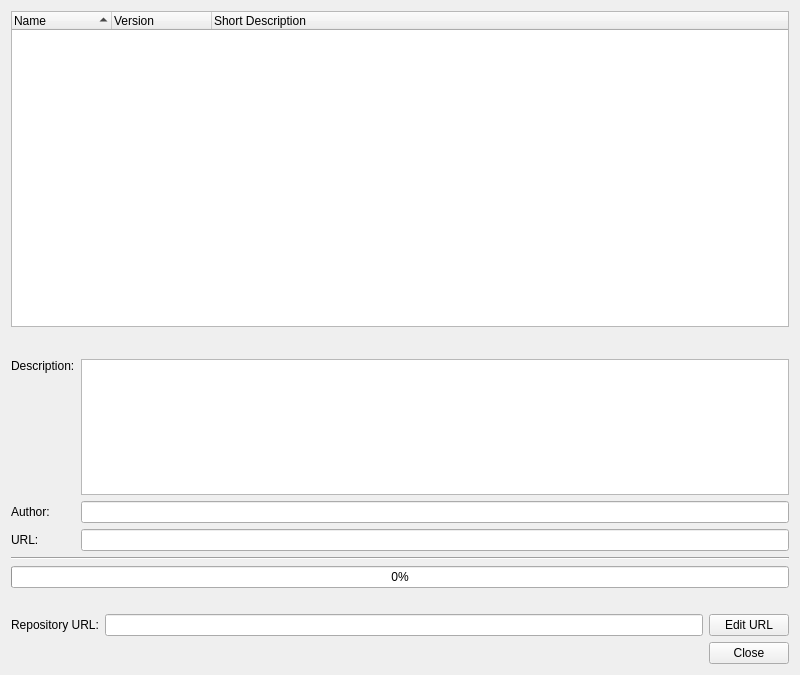
<?xml version="1.0" encoding="UTF-8"?>
<ui version="4.0">
 <class>PluginRepositoryDialog</class>
 <widget class="QWidget" name="PluginRepositoryDialog">
  <property name="geometry">
   <rect>
    <x>0</x>
    <y>0</y>
    <width>800</width>
    <height>675</height>
   </rect>
  </property>
  <property name="windowTitle">
   <string>Plugin Repository</string>
  </property>
  <property name="sizeGripEnabled" stdset="0">
   <bool>true</bool>
  </property>
  <layout class="QVBoxLayout" name="verticalLayout">
   <item>
    <layout class="QGridLayout" name="gridLayout">
     <item row="0" column="0" colspan="2">
      <widget class="QTreeWidget" name="repositoryList">
       <property name="sizePolicy">
        <sizepolicy hsizetype="Expanding" vsizetype="Expanding">
         <horstretch>0</horstretch>
         <verstretch>7</verstretch>
        </sizepolicy>
       </property>
       <property name="contextMenuPolicy">
        <enum>Qt::CustomContextMenu</enum>
       </property>
       <property name="alternatingRowColors">
        <bool>true</bool>
       </property>
       <property name="selectionMode">
        <enum>QAbstractItemView::ExtendedSelection</enum>
       </property>
       <property name="rootIsDecorated">
        <bool>false</bool>
       </property>
       <property name="itemsExpandable">
        <bool>false</bool>
       </property>
       <property name="sortingEnabled">
        <bool>true</bool>
       </property>
       <property name="allColumnsShowFocus">
        <bool>true</bool>
       </property>
       <column>
        <property name="text">
         <string>Name</string>
        </property>
       </column>
       <column>
        <property name="text">
         <string>Version</string>
        </property>
       </column>
       <column>
        <property name="text">
         <string>Short Description</string>
        </property>
       </column>
       <column>
        <property name="text">
         <string/>
        </property>
       </column>
      </widget>
     </item>
     <item row="1" column="0" colspan="2">
      <layout class="QHBoxLayout" name="horizontalLayout_2">
       <item>
        <widget class="QLabel" name="newLabel">
         <property name="toolTip">
          <string>Shows the number of new plug-ins available</string>
         </property>
         <property name="text">
          <string/>
         </property>
        </widget>
       </item>
       <item>
        <spacer name="horizontalSpacer_2">
         <property name="orientation">
          <enum>Qt::Horizontal</enum>
         </property>
         <property name="sizeHint" stdset="0">
          <size>
           <width>40</width>
           <height>20</height>
          </size>
         </property>
        </spacer>
       </item>
       <item>
        <widget class="QLabel" name="updateLocalLabel">
         <property name="toolTip">
          <string>Shows the number of locally updatable plug-ins available</string>
         </property>
         <property name="text">
          <string/>
         </property>
        </widget>
       </item>
       <item>
        <spacer name="horizontalSpacer">
         <property name="orientation">
          <enum>Qt::Horizontal</enum>
         </property>
         <property name="sizeHint" stdset="0">
          <size>
           <width>40</width>
           <height>20</height>
          </size>
         </property>
        </spacer>
       </item>
       <item>
        <widget class="QLabel" name="updateRemoteLabel">
         <property name="toolTip">
          <string>Shows the number of remotely updatable plug-ins available</string>
         </property>
         <property name="text">
          <string/>
         </property>
        </widget>
       </item>
      </layout>
     </item>
     <item row="2" column="0">
      <widget class="QLabel" name="label_2">
       <property name="text">
        <string>Description:</string>
       </property>
       <property name="alignment">
        <set>Qt::AlignLeading|Qt::AlignLeft|Qt::AlignTop</set>
       </property>
      </widget>
     </item>
     <item row="2" column="1">
      <widget class="QTextEdit" name="descriptionEdit">
       <property name="sizePolicy">
        <sizepolicy hsizetype="Expanding" vsizetype="Expanding">
         <horstretch>0</horstretch>
         <verstretch>3</verstretch>
        </sizepolicy>
       </property>
       <property name="focusPolicy">
        <enum>Qt::NoFocus</enum>
       </property>
       <property name="toolTip">
        <string>Displays the description of the selected plugin</string>
       </property>
       <property name="readOnly">
        <bool>true</bool>
       </property>
      </widget>
     </item>
     <item row="3" column="0">
      <widget class="QLabel" name="label_3">
       <property name="text">
        <string>Author:</string>
       </property>
      </widget>
     </item>
     <item row="3" column="1">
      <widget class="QLineEdit" name="authorEdit">
       <property name="focusPolicy">
        <enum>Qt::NoFocus</enum>
       </property>
       <property name="toolTip">
        <string>Displays the author of the selected plugin</string>
       </property>
       <property name="readOnly">
        <bool>true</bool>
       </property>
      </widget>
     </item>
     <item row="4" column="0">
      <widget class="QLabel" name="label">
       <property name="text">
        <string>URL:</string>
       </property>
      </widget>
     </item>
     <item row="4" column="1">
      <widget class="QLineEdit" name="urlEdit">
       <property name="focusPolicy">
        <enum>Qt::NoFocus</enum>
       </property>
       <property name="toolTip">
        <string>Displays the download URL of the selected plugin</string>
       </property>
       <property name="readOnly">
        <bool>true</bool>
       </property>
      </widget>
     </item>
    </layout>
   </item>
   <item>
    <widget class="Line" name="line">
     <property name="orientation">
      <enum>Qt::Horizontal</enum>
     </property>
    </widget>
   </item>
   <item>
    <widget class="QProgressBar" name="downloadProgress">
     <property name="toolTip">
      <string>Shows the progress of the current download</string>
     </property>
     <property name="value">
      <number>0</number>
     </property>
    </widget>
   </item>
   <item>
    <widget class="QLabel" name="statusLabel">
     <property name="text">
      <string/>
     </property>
    </widget>
   </item>
   <item>
    <layout class="QHBoxLayout" name="horizontalLayout">
     <item>
      <widget class="QLabel" name="label_4">
       <property name="text">
        <string>Repository URL:</string>
       </property>
      </widget>
     </item>
     <item>
      <widget class="QLineEdit" name="repositoryUrlEdit">
       <property name="toolTip">
        <string>Shows the repository URL</string>
       </property>
       <property name="readOnly">
        <bool>true</bool>
       </property>
      </widget>
     </item>
     <item>
      <widget class="QPushButton" name="repositoryUrlEditButton">
       <property name="toolTip">
        <string>Press to edit the plugin repository URL</string>
       </property>
       <property name="text">
        <string>Edit URL</string>
       </property>
       <property name="checkable">
        <bool>true</bool>
       </property>
      </widget>
     </item>
    </layout>
   </item>
   <item>
    <widget class="QDialogButtonBox" name="buttonBox">
     <property name="orientation">
      <enum>Qt::Horizontal</enum>
     </property>
     <property name="standardButtons">
      <set>QDialogButtonBox::Close</set>
     </property>
    </widget>
   </item>
  </layout>
 </widget>
 <tabstops>
  <tabstop>repositoryList</tabstop>
  <tabstop>buttonBox</tabstop>
  <tabstop>repositoryUrlEdit</tabstop>
  <tabstop>repositoryUrlEditButton</tabstop>
 </tabstops>
 <resources/>
 <connections/>
</ui>
